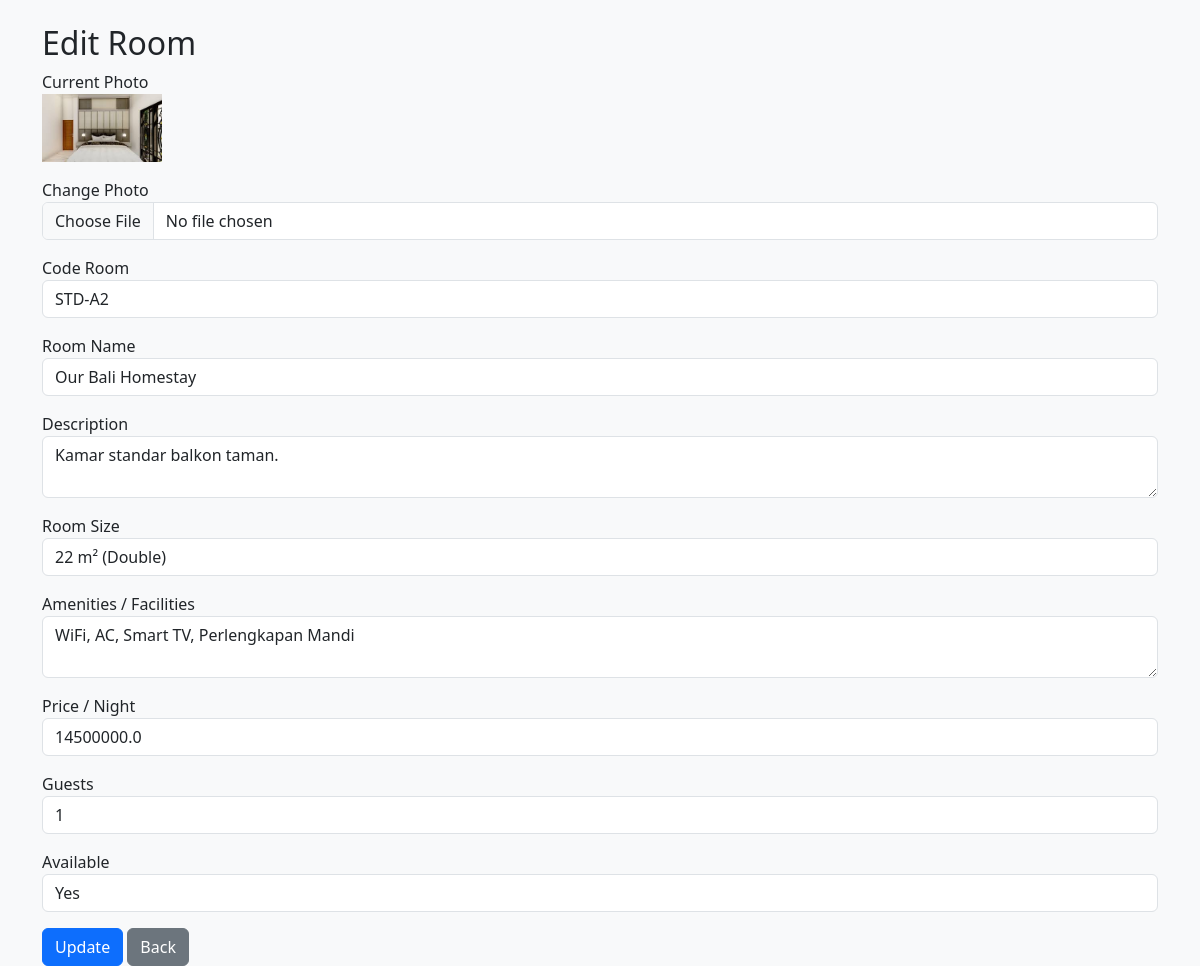
Page /edit/2 on the committed database.
### tables this page shows
CREATE TABLE room(
            id INTEGER PRIMARY KEY AUTOINCREMENT,
            photo TEXT,
            code_room TEXT NOT NULL,
            name TEXT NOT NULL,
            description TEXT,
            room_size TEXT,
            amenities TEXT,
            price REAL NOT NULL,
            guests INTEGER NOT NULL,
            available INTEGER NOT NULL
        );

### app.py (the view, shortened to what this page needs)
@app.route("/edit/<int:id>", methods=["GET", "POST"])
def edit(id):
    conn = db()
    stok = conn.execute("SELECT * FROM room WHERE id=?", (id,)).fetchone()
    conn.close()
    return render_template("edit.html", stoks=stok)

### app.py (called while the page is built)
def db():
    conn = sqlite3.connect("stokumkm.db")
    conn.row_factory = sqlite3.Row
    return conn

### templates/edit.html (shortened to what this page needs)
<!DOCTYPE html>
<html>
<head>
        <link href="https://cdn.jsdelivr.net/npm/bootstrap@5.3.0/dist/css/bootstrap.min.css" rel="stylesheet">
</head>
<body class="bg-light">
        <div class="container mt-4">
                <h2>Edit Room</h2>
                <form method="POST" enctype="multipart/form-data">
                        <div class="mb-3">
                                <label>Current Photo</label><br>
                                <img src="/static/uploads/{{ stoks.photo }}" width="120">
                        </div>
                        <div class="mb-3">
                                <label>Change Photo</label>
                                <input type="file" name="photo" class="form-control">
                        </div>
                        <div class="mb-3">
                                <label>Code Room</label>
                                <input type="text" name="code_room" class="form-control" value="{{ stoks.code_room }}"
                                        required>
                        </div>
                        <div class="mb-3">
                                <label>Room Name</label>
                                <input type="text" name="name" class="form-control" value="{{ stoks.name }}" required>
                        </div>
                        <div class="mb-3">
                                <label>Description</label>
                                <textarea name="description" class="form-control">{{ stoks.description }}</textarea>
                        </div>
                        <div class="mb-3">
                                <label>Room Size</label>
                                <input type="text" name="room_size" class="form-control" value="{{ stoks.room_size }}">
                        </div>
                        <div class="mb-3">
                                <label>Amenities / Facilities</label>
                                <textarea name="amenities" class="form-control">{{ stoks.amenities }}</textarea>
                        </div>
                        <div class="mb-3">
                                <label>Price / Night</label>
                                <input type="number" name="price" class="form-control" value="{{ stoks.price }}"
                                        required>
                        </div>
                        <div class="mb-3">
                                <label>Guests</label>
                                <input type="number" name="guests" class="form-control" value="{{ stoks.guests }}"
                                        required>
                        </div>
                        <div class="mb-3">
                                <label>Available</label>
                                <select name="available" class="form-control">
                                        <option value="1" {% if stoks.available==1 %}selected{% endif %}>Yes</option>
                                </select>
                        </div>
                        <button class="btn btn-primary">Update</button>
                        <a href="/" class="btn btn-secondary">Back</a>
                </form>
        </div>
</body>
</html>

### rows in the picture
room: photo (picture), code_room "STD-A2", name "Our Bali Homestay", description "Kamar standar balkon taman.", room_size "22 m² (Double)", amenities "WiFi, AC, Smart TV, Perlengkapan Mandi", price "14500000.0", guests "1", available "Yes"
